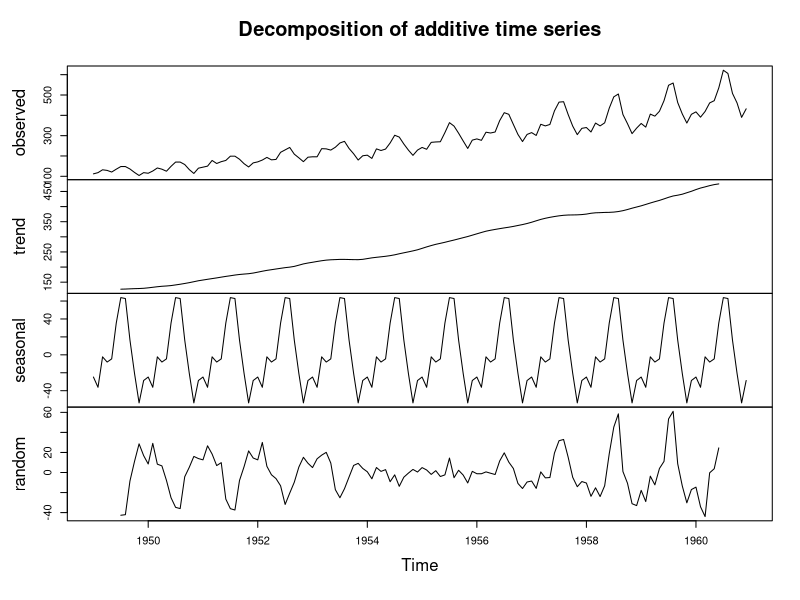
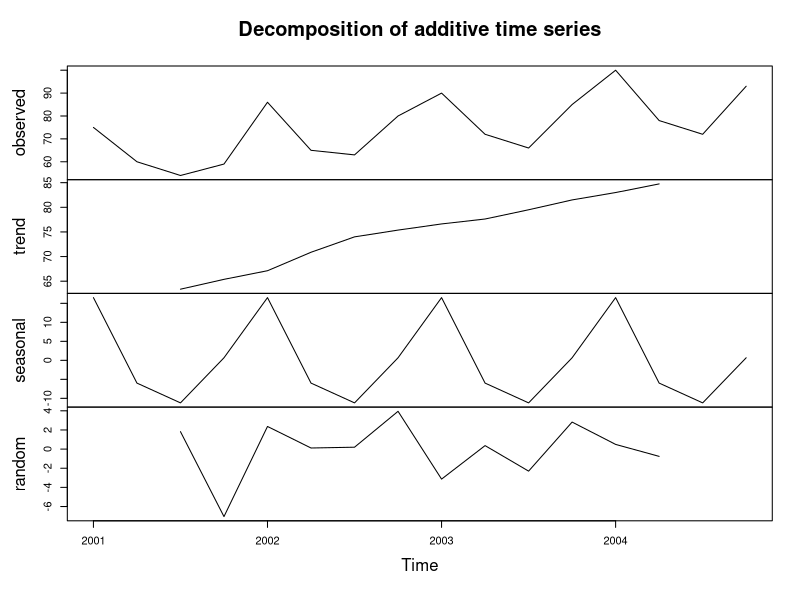
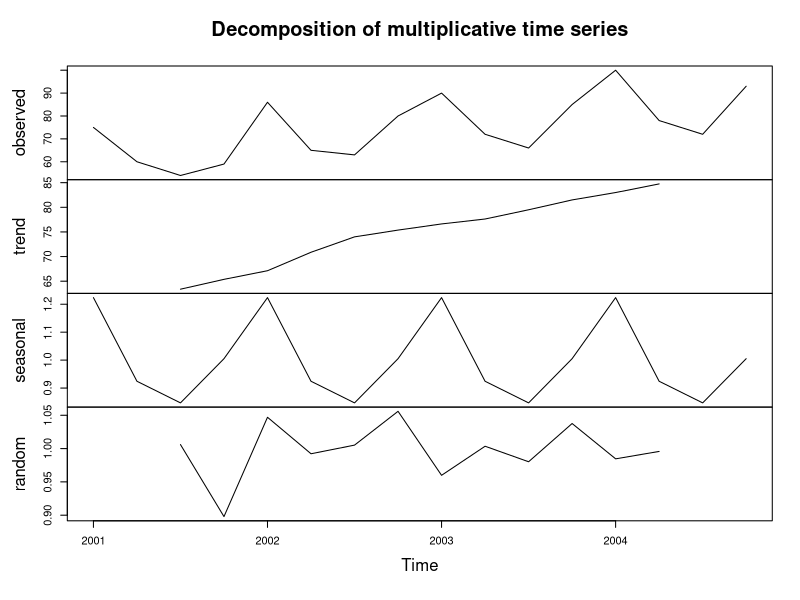

The R script that drew these images, in order:
data<-c(30,26,22,36,35,28,22,36,31,29,28,32,31,31,25,35,34,36,26,33)
length(data)
year<-rep(1:5,each=4)
quarter<- rep(1:4,times=1)
df<-data.frame(year,quarter,data)
df
#link relatives
lr<-rep(0,19)
for(i in 2:20){
  lr[i]<-data[i]/data[i-1]*100
}
lr
mat<-matrix(lr,nrow=5,ncol=4,byrow=TRUE)
mat
lr.avg<-colMeans(mat)
lr.avg
lr1<-sum(mat[,1])/4
lr1
#chain relatives
cr1<-100
cr2<-cr1*lr.avg[2]/100
cr2
cr3<-cr2*lr.avg[3]/100
cr3
cr4<-cr3*lr.avg[4]/100
cr4
cr1.n<-cr4*lr1/100
cr1.n
#correction factor
d<-(cr1.n-cr1)/4
d
adj.cr<-c(cr1.n,cr2-d,cr3-2*d,cr4-3*d)
adj.cr
avg<-mean(adj.cr)
avg
#seasonal indices
SI<-adj.cr/avg*100
SI
sum(SI)

####################################################################

#function used for time series- TS
install.packages("forecast")
library(forecast)
data("AirPassengers")
print(AirPassengers)
length(AirPassengers)
#additive decomposition
AD<-decompose(AirPassengers,type="additive")
AD
MT<-decompose(AirPassengers,type="multiplicative")
MT
plot(AD)
data<-c(75,60,54,59,86,65,63,80,90,72,66,85,100,78,72,93)
DATA<-ts(data,start=c(2001,1),end=c(2004,4),frequency=4)
DATA
ad1<-decompose(DATA,type="additive")
ad1
plot(ad1)
ad2<-decompose(DATA,type="multiplicative")
ad2
plot(ad2)
